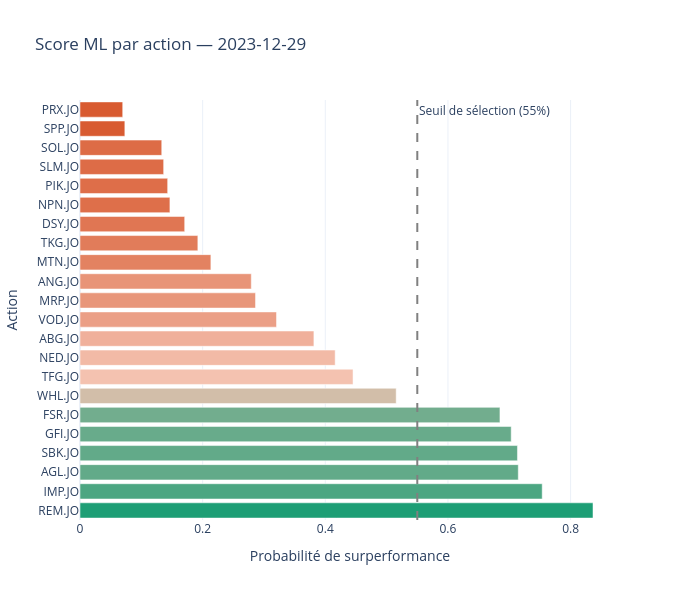

Notebook code for this chart:
### Markdown cell above
## Optimisation du portefeuille JSE

Cette étape combine deux approches complémentaires :

**Étape 1 — Sélection ML** : le modèle identifie les actions les plus susceptibles de surperformer l'indice JSE parmi nos 22 titres.

**Étape 2 — Optimisation Markowitz** : parmi les actions retenues, on calcule la répartition optimale du capital pour maximiser le **ratio de Sharpe** — c'est à dire le meilleur rendement possible pour le niveau de risque pris.

L'idée clé : la sélection ML répond à *"quoi acheter ?"* et Markowitz répond à *"combien investir dans chaque action ?"*

### Code cell
# Snapshot à la dernière date
last_date = dataset["date"].max()
snapshot  = dataset[dataset["date"] == last_date].copy()
snapshot["proba"] = model.predict_proba(snapshot[FEATURES])[:, 1]
snapshot = snapshot.sort_values("proba", ascending=False)

# Toutes les actions avec leur score
fig = px.bar(
    snapshot,
    x="proba",
    y="ticker",
    orientation="h",
    title=f"Score ML par action — {last_date.date()}",
    labels={
        "proba" : "Probabilité de surperformance",
        "ticker": "Action"
    },
    color="proba",
    color_continuous_scale=["#D85A30", "#F5C4B3", "#1D9E75"],
    template="plotly_white",
    width=700, height=600
)

fig.add_vline(
    x=0.55,
    line_dash="dash",
    line_color="gray",
    annotation_text="Seuil de sélection (55%)"
)

fig.update_layout(coloraxis_showscale=False)
fig.show()

fig.write_html("../results/figures/05_scores_ml.html")
fig.write_image("../results/figures/05_scores_ml.png")

print(f"\nActions sélectionnées (proba ≥ 55%) :")
selected = snapshot[snapshot["proba"] >= 0.55][["ticker", "proba"]]
print(selected.to_string(index=False))

### Figure 1 — Plotly figure (JSON) as saved in the notebook; plotly's stock layout.template omitted (floating-point values rounded to 4 significant figures)
{"data": [{"hovertemplate": "Probabilité de surperformance=%{marker.color}<br>Action=%{y}<extra></extra>", "legendgroup": "", "marker": {"color": [0.8365, 0.7537, 0.7147, 0.7133, 0.7031, 0.6848, 0.5156, 0.4452, 0.4161, 0.3814, 0.3204, 0.2862, 0.2793, 0.2134, 0.1922, 0.1707, 0.1466, 0.1429, 0.1364, 0.1333, 0.07313, 0.06964], "coloraxis": "coloraxis", "pattern": {"shape": ""}}, "name": "", "orientation": "h", "showlegend": false, "textposition": "auto", "type": "bar", "x": [0.8365, 0.7537, 0.7147, 0.7133, 0.7031, 0.6848, 0.5156, 0.4452, 0.4161, 0.3814, 0.3204, 0.2862, 0.2793, 0.2134, 0.1922, 0.1707, 0.1466, 0.1429, 0.1364, 0.1333, 0.07313, 0.06964], "xaxis": "x", "y": ["REM.JO", "IMP.JO", "AGL.JO", "SBK.JO", "GFI.JO", "FSR.JO", "WHL.JO", "TFG.JO", "NED.JO", "ABG.JO", "VOD.JO", "MRP.JO", "ANG.JO", "MTN.JO", "TKG.JO", "DSY.JO", "NPN.JO", "PIK.JO", "SLM.JO", "SOL.JO", "SPP.JO", "PRX.JO"], "yaxis": "y"}], "layout": {"annotations": [{"showarrow": false, "text": "Seuil de sélection (55%)", "x": 0.55, "xanchor": "left", "xref": "x", "y": 1, "yanchor": "top", "yref": "y domain"}], "barmode": "relative", "coloraxis": {"colorbar": {"title": {"text": "Probabilité de surperformance"}}, "colorscale": [[0, "#D85A30"], [0.5, "#F5C4B3"], [1, "#1D9E75"]], "showscale": false}, "height": 600, "legend": {"tracegroupgap": 0}, "shapes": [{"line": {"color": "gray", "dash": "dash"}, "type": "line", "x0": 0.55, "x1": 0.55, "xref": "x", "y0": 0, "y1": 1, "yref": "y domain"}], "title": {"text": "Score ML par action — 2023-12-29"}, "width": 700, "xaxis": {"anchor": "y", "domain": [0, 1], "title": {"text": "Probabilité de surperformance"}}, "yaxis": {"anchor": "x", "domain": [0, 1], "title": {"text": "Action"}}}}
